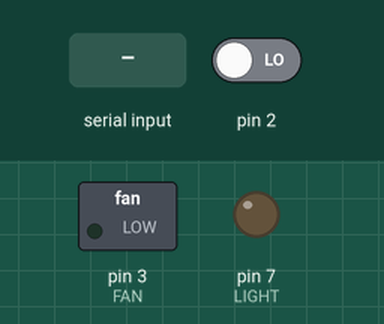
Bench run of a sketch on a simulated Arduino Uno, built with avr-gcc and run on an emulated ATmega328P. Parts: switched loads named in the sketch (green lamp = pin HIGH), output pins drawn as LEDs (lit = HIGH). The inputs (shaded band) are chosen by the test bench; at power-on: pin 2 LOW.

Above: at 1.2 s.
1.3 s: pin 2 driven HIGH
At 2.0 s:
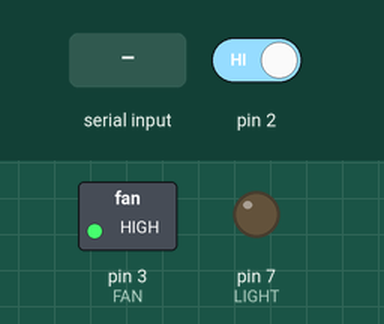
2.8 s: "C" received over Serial
At 4.1 s:
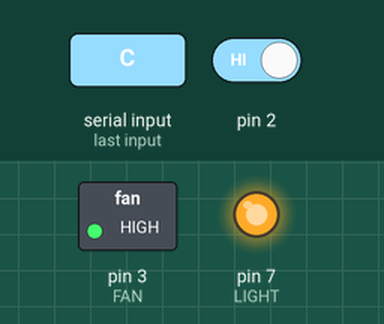
4.4 s: "c" received over Serial
At 5.2 s:
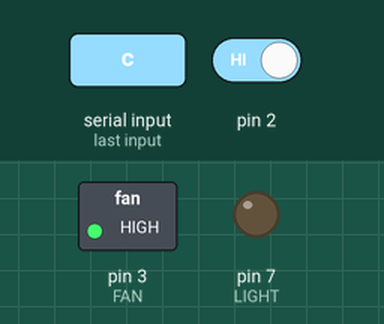
Timing chart, 0 to 7.4 s (numbered marks = the images above; inputs shaded):
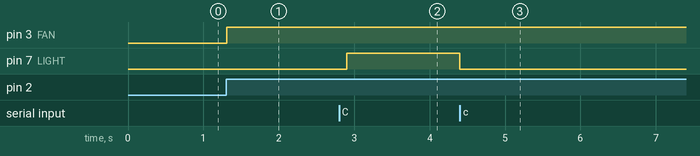

Measured:
- after the input at 1.3 s, pin 3 (FAN): LOW → HIGH at once
- after the input at 2.8 s, pin 7 (LIGHT): LOW → HIGH after 0.10 s
- after the input at 4.4 s, pin 7 (LIGHT): HIGH → LOW at once

The sketch:

Arduino_IOT.ino
```cpp
#include <TimerOne.h>  // Avaiable from http://www.arduino.cc/playground/Code/Timer1
volatile int i=0;               // Variable to use as a counter
volatile boolean zero_cross=0;  // Boolean to store a "switch" to tell us if we have crossed zero
int FAN = 3;   // Output to Opto Triac
int LIGHT = 7; // Relay-1
int dim = 128;  // Dimming level (0-128)  0 = on, 128 = 0ff
int pas = 14;   // step for count;
int freqStep = 75;   // This is the delay-per-brightness step in microseconds.
char BTData; // incoming data from serial Bluetooth)
void setup() {  // Begin setup
  Serial.begin(9600); // initialization
  pinMode(FAN, OUTPUT);  // Set the Triac pin as output
  pinMode(LIGHT, OUTPUT); // Set the Relay pin as output

  attachInterrupt(0, zero_cross_detect, RISING);    // Attach an Interupt to Pin 2 (interupt 0) for Zero Cross Detection
  Timer1.initialize(freqStep);                      // Initialize TimerOne library for the freq we need
  Timer1.attachInterrupt(dim_check, freqStep);
  // Use the TimerOne Library to attach an interrupt
}
void zero_cross_detect() {
  zero_cross = true;     // set the boolean to true to tell our dimming function that a zero cross has occured
  i=0;
  digitalWrite(FAN, LOW);
}
// Turn on the TRIAC at the appropriate time
void dim_check() {
  if(zero_cross == true) {
    if(i>=dim) {
      digitalWrite(FAN, HIGH);  // turn on light
      i=0;  // reset time step counter
      zero_cross=false;    // reset zero cross detection
    }
    else {
      i++;  // increment time step counter
    }
  }
}
void Wireless()
{
    if(Serial.available()){
     BTData = Serial.read(); // read byte
    if(BTData == 'a') {if(dim<127){dim = dim + pas; if(dim>127) {dim=128;}}} // Step DOWN
    if(BTData == 'A') {if(dim>5){dim = dim - pas;   if(dim<0)   {dim=0;}}}   // Step UP
    if(BTData == 'B') {dim=0;}   // power is 100% (on)
    if(BTData == 'b') {dim=128;} // power is 0% (off)
    if(BTData == 'C') {digitalWrite(LIGHT, HIGH); } // LIGHT ON
    if(BTData == 'c') {digitalWrite(LIGHT, LOW); }  // LIGHT OFF
    }
}
void loop() {

delay (100);
 Wireless();
}
```
